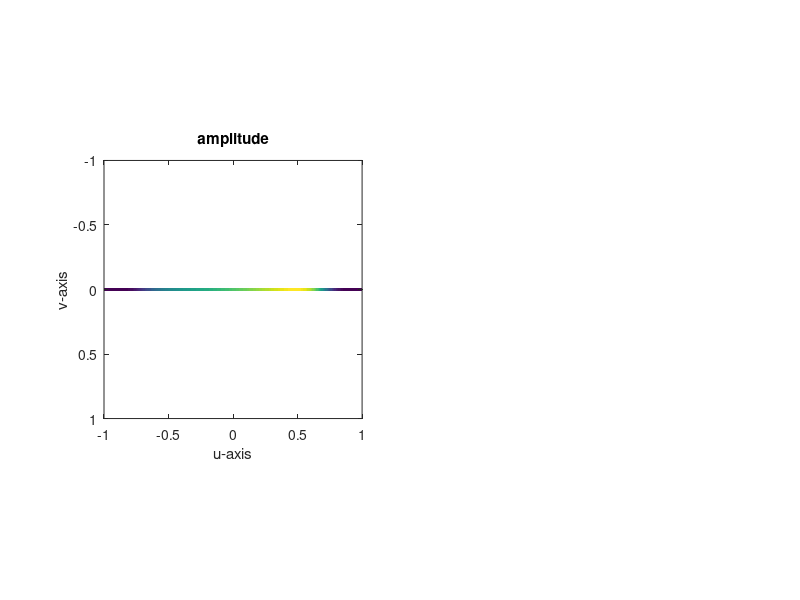
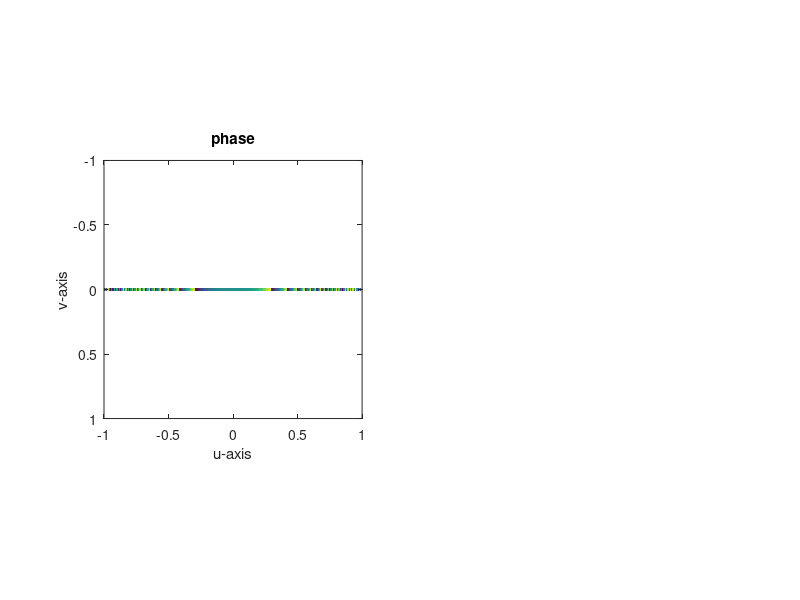
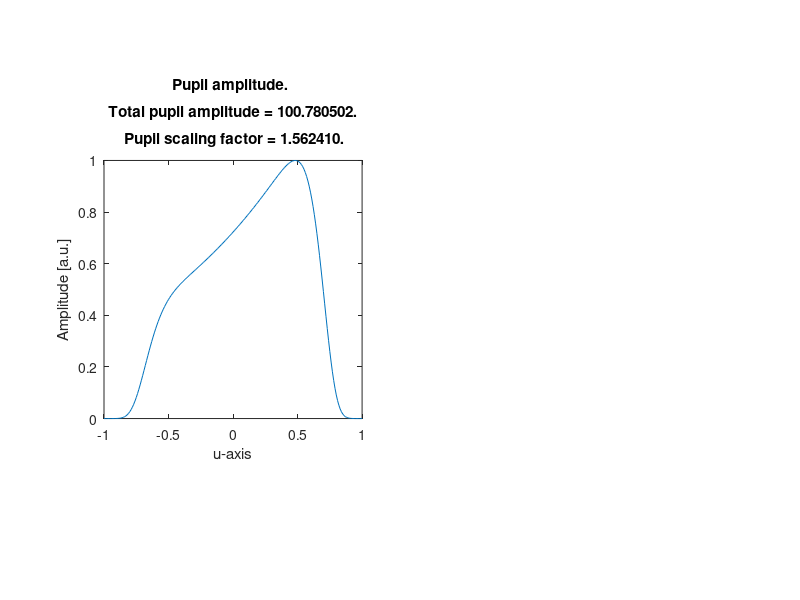

The MATLAB source for these figures, in order: (Note: this script raises an error after producing the figures.)
%%% name:           FastLightSheetProfileSimulation_attenuationCompensation
%%% author:         Jonathan Nylk
%%% date created:   19/07/2016
%%% description:    This function simulates attenuation compensated
%%%                 light-sheets and plots their relative pupil functions,
%%%                 light-sheet cross-sectional profiles, MTF as a
%%%                 function of propagation distance, and the maximum
%%%                 intensity as a function of propagation.
%%%
%%% updates (latest first):
%%%                 
%%%
%%%
%%% END %%%


function FastLightSheetProfileSimulation_attenuationCompensation(zRange,xRange,lambda,NA,alpha,compensation_type...
    ,sigma_exp,sigma_lin,sigma_peak,x_peak,C_abs,outputFolder,Flag_imageSimulation,deconvolution_lightSheet,amp_peak)

    %default inputs
    if nargin < 1
%         zRange = [-50:0.05:50] * 1e-6;  % transverse beam axis [metres]
        zRange = [-50:0.1:50] * 1e-6;  % transverse beam axis [metres]
    end
    if nargin < 2
%         xRange = [-100:1:100] * 1e-6; % propagation axis [metres]
        xRange = [-1:1:1] * 1e-6;
    end
    if nargin < 3
        lambda = 532e-9;    % [metres]
    end
    if nargin < 4
        NA = 0.42;
%         NA = 0.4;
    end
    if nargin < 5
        alpha = 7;
%         alpha = 0;
    end
    if nargin < 6
        compensation_type = 'Exponential';
%         compensation_type = 'Linear';
%         compensation_type = 'Peak';
    end
    if nargin < 7
        sigma_exp = 0.54;
%         sigma_exp = 0.27;
%         sigma_exp = 0;
%         sigma_exp = 0.46;
    end
    if nargin < 8
        sigma_lin = 0.54;
    end
    if nargin < 9
        sigma_peak = 0.1;
    end
    if nargin < 10
%         x_peak = 0 * 1e-6; % [metres]
        x_peak = 0.75;
    end
    if nargin < 11
        C_abs = 64.95 * 100;   % [metres^-1]
%         C_abs = 0;   % [metres^-1]
    end
    if nargin < 12
        outputFolder = 'C:\Users\Jonathan Nylk\Documents\GitHub\gitJonny_OMGsoftware\LightSheet\CompensatedLightsheet\Theory and Simulations\2017-04-19_tweakedOTFcalc';
    end
    if nargin < 13
        Flag_imageSimulation = 1;   % performs image convolution and deconvolution
%         Flag_imageSimulation = 0;   % performs image convolution and deconvolution
    end
    if nargin < 14
%         deconvolution_lightSheet = 'Normal';      % Use calculated light-sheet with no attenuation included. 
        deconvolution_lightSheet = 'APriori';     % Use calculated light-sheet with attenuation included.
    end
    if nargin < 15
        amp_peak = 0.5;
    end
    
    % If imaging simulation is to be performed, override certain inputs to
    % comply with image size.
    if Flag_imageSimulation
        zRange = [-62:0.2:62.2] * 1e-6;  % transverse beam axis [metres]
        xRange = [-200:0.2:199.8] * 1e-6; % propagation axis [metres]
    end
    
    
    % other variable definitions
    ref_index = 1.33;
    illumination_mag = 40;
    illumination_tube_length = 0.2; % [metres]
    
    % define figure handles
    fig_pupil_amplitude = 101;
    fig_lightSheet_profile = 102;
    fig_intensity_maxima = 103;
    fig_MTF = 104;
    fig_MTF_5percent = 105;
    switch Flag_imageSimulation
        case 1
            fig_image_sims = 106;
            fig_image_sims_2 = 107;
        otherwise
            % Otherwise do nothing
    end
    
    % cylindrical simulation so no y-axis needed
    yRange = [0] * 1e-6;    % transverse beam axis (in plane of light-sheet) [metres]
%     yRange = zRange;

    % soft-aperture implemented, therefore extend hard aperture limit of NA
    NA_pupil = NA / 0.7;

    % define spatial frequency coords
    kzRange = ([1:length(zRange)] - floor(length(zRange) / 2) - 1) * 1 / 2 / zRange(end) / 2 / NA * lambda;
    kzRange = kzRange(ceil(length(kzRange) / 2):end);   % normalised [0:1]
    kxRange = ([1:length(xRange)] - floor(length(xRange) / 2) - 1) * 1 / 2 / xRange(end) / 2 / NA * lambda;
    kxRange = kxRange(ceil(length(kxRange) / 2):end);     % normalised [0:1]

    % set pupil limits
        VPupilSize = 1;       % z-axis
        UPupilSize = 0.01;    % y-axis
%         UPupilSize = 1;     % y-axis

    % set hard-aperture at pupil limit
    pupilAmplitudeMaskU = @(U,V) 1 * (U >= -UPupilSize & U <= UPupilSize);
    pupilAmplitudeMaskV = @(U,V) 1 * (V >= -VPupilSize & V <= VPupilSize);

    % set super-Gaussian apodization
    sigma_superGaussian = 8;    %super-Gaussian order (must be even!)
%     sigma_superGaussian = 100;    % TO REMOVE EFFECT OF SUPER-GUASSIAN APODIZATION
    superGaussian = @(U,V) exp(-(sqrt(2) * U).^ sigma_superGaussian) .* exp(-(sqrt(2) * V).^ sigma_superGaussian);
%     superGaussian = @(U,V) exp(-(sqrt(2) * sqrt(U.^2 + V.^2)).^ sigma_superGaussian); % CIRCULAR PUPIL
    
    pupilPhaseModulations = cell([1,2]);
    
    % compensated beam definition
    switch compensation_type
        case 'Exponential'
            pupilPhaseModulations{1} = @(U,V) exp(2i * pi * alpha / (NA / NA_pupil).^3 * V.^3)...
                .* exp(sigma_exp / (NA / NA_pupil) * (V - 1)) ...
                .* superGaussian(U,V);    % exponential compenation factor (1+1D Airy)
%             pupilPhaseModulations{1} = @(U,V) exp(2i * pi * alpha / (NA / NA_pupil).^3 * (U.^3 + V.^3))...
%                 .* exp(sigma_exp / (NA / NA_pupil) * (V - 1)) .* superGaussian(U,V);    % exponential compenation factor (2+1D Airy)
            fprintf('Pupil function: %s.\n Parameters:\n Alpha = %f.\n Sigma = %f.\n',func2str(pupilPhaseModulations{1}),alpha,sigma_exp);
        case 'Linear'
            pupilPhaseModulations{1} = @(U,V) exp(2i * pi * alpha / (NA / NA_pupil).^3 * V.^3)...
                .* sigma_exp / (NA / NA_pupil) .* (V + 1) .* superGaussian(U,V);   % linear compensation factor
            fprintf('Pupil function: %s.\n Parameters:\n Alpha = %f.\n Sigma = %f.\n',func2str(pupilPhaseModulations{1}),alpha,sigma_lin);
        case 'Peak'
           pupilPhaseModulations{1} = @(U,V) exp(2i * pi * alpha / (NA / NA_pupil).^3 * V.^3)...
                .* ((1 - amp_peak) + amp_peak .* exp(-((V - (x_peak * (NA / NA_pupil))) / sqrt(2) / (sigma_peak * (NA / NA_pupil))).^2)) .* superGaussian(U,V);    % no compensation, intensity peak
           fprintf('Pupil function: %s.\n Parameters:\n Alpha = %f.\n Sigma (width) = %f.\n Peak position = %f.\n Peak height = %f.\n',func2str(pupilPhaseModulations{1}),alpha,sigma_peak,x_peak,amp_peak);
        otherwise
           fprintf('Case: "%s" not recognised/implemented yet, using case: "Exponential" for compensation instead. \n',compensation_type)
           pupilPhaseModulations{1} = @(U,V) exp(2i * pi * alpha / (NA / NA_pupil).^3 * V.^3)...
                .* exp(sigma_exp / (NA / NA_pupil) * (V - 1)) .* superGaussian(U,V);    % exponential compenation factor
           fprintf('Pupil function: %s.\n Parameters:\n Alpha = %f.\n Sigma = %f.\n',func2str(pupilPhaseModulations{1}),alpha,sigma_exp);
    end
    % standard beam definition
    pupilPhaseModulations{2} = @(U,V) exp(2i * pi * alpha / (NA / NA_pupil).^3 * V.^3)...
        .* superGaussian(U,V);  % no compensation
%     pupilPhaseModulations{2} = @(U,V) exp(2i * pi * alpha / (NA / NA_pupil).^3 * (U.^3 + V.^3))...
%         .* superGaussian(U,V);  % no compensation    
    
    % allocate memory for PSFs
    PSF = zeros(length(zRange),length(xRange),length(pupilPhaseModulations));
    
    % evaluate compensated pupil function to determine normalisation constants
    pupilRangeU = [-UPupilSize:0.01:UPupilSize];
    pupilRangeV = [-VPupilSize:0.01:VPupilSize];
    if strcmp(compensation_type,'Peak')
        pupilMaxVal = 1;
        pupilNormVal = 1;
    else
        pupilPhaseModulation = pupilPhaseModulations{1};
        [maxVal,maxPos] = max(abs(pupilPhaseModulation(0,pupilRangeV)));
        pupilMaxVal = maxVal;
        pupilNormVal = abs(pupilPhaseModulation(0,-pupilRangeV(maxPos)));
    end
    
    for Idx = 1:length(pupilPhaseModulations)
        % scale pupil functions with normalisation constants
        pupilPhaseModulation = pupilPhaseModulations{Idx};
        pupilFunctor = @(U,V) pupilAmplitudeMaskU(U,V) .* pupilAmplitudeMaskV(U,V)...
            .* pupilPhaseModulation(U,V);
        if Idx == 1
            pupil_scaling_factor = 1 / pupilMaxVal;
        else
            pupil_scaling_factor = pupilNormVal / pupilMaxVal;
        end
        pupilFunctor = @(U,V) pupilFunctor(U,V) * pupil_scaling_factor;
        fprintf('Pupil scaling factor = %f.\n',pupil_scaling_factor);
        
        % sum amplitude over pupil
        total_pupil_amplitude = sum(abs(pupilFunctor(0,pupilRangeV)));
        fprintf('Total pupil amplitude = %f.\n',total_pupil_amplitude);
        total_pupil_squared_amplitude = sum(abs(pupilFunctor(0,pupilRangeV)).^2);
        fprintf('Total pupil squared amplitude = %f.\n',total_pupil_squared_amplitude);
        total_pupil_amplitude_squared = sum(abs(pupilFunctor(0,pupilRangeV))).^2;
        fprintf('Total pupil amplitude squared = %f.\n',total_pupil_amplitude_squared);
        
        % plot pupil amplitude
        figure(fig_pupil_amplitude);
        subplot(1,2,Idx);
        plot(pupilRangeV,abs(pupilFunctor(0,pupilRangeV)));
        xlim([-1 1]); ylim([0 1]); axis square;
        xlabel('u-axis'); ylabel('Amplitude [a.u.]');
        title(sprintf('Pupil amplitude. \n\n Total pupil amplitude = %f. \n\n Pupil scaling factor = %f.'...
            ,total_pupil_amplitude,pupil_scaling_factor));
        drawnow;shg;
        
        % plot 2D pupil amplitude and phase
        [pupilRangeU_2D,pupilRangeV_2D] = meshgrid(pupilRangeU,pupilRangeV);
        figure(51);
        subplot(1,2,Idx);
        imagesc(pupilRangeV,pupilRangeU,abs(pupilFunctor(pupilRangeU_2D,pupilRangeV_2D)).');
        axis image;
        xlim([-1 1]); ylim([-1 1]);
        xlabel('u-axis'); ylabel('v-axis');
        title('amplitude');
        figure(52);
        subplot(1,2,Idx);
        imagesc(pupilRangeV,pupilRangeU,angle(pupilFunctor(pupilRangeU_2D,pupilRangeV_2D)).');
        axis image;
        xlim([-1 1]); ylim([-1 1]);
        xlabel('u-axis'); ylabel('v-axis');
        title('phase');
        drawnow;shg;
        
        
        % calculate PSF
        psf_timer = tic;
        psf = calcVectorialPsf(yRange,zRange,xRange,lambda...
            ,@(U,V) pupilFunctor(U,V) / sqrt(2),@(U,V) 1i * pupilFunctor(U,V) / sqrt(2)...
            ,NA_pupil,ref_index,illumination_mag,illumination_tube_length,[]);
        psf_time_elapsed = toc(psf_timer);
        fprintf('Time taken to calculate light-sheet PSF: %f seconds.\n',psf_time_elapsed);
        
        % if a 2D pupil function, then 3D beam profile.
        % project along y-axis to determine light-sheet profile.
        if max(yRange~=0)
            psf = sum(psf,1);
        end
        
        % re-orient PSF
        psf = squeeze(permute(psf,[1,3,2])).';
        
        % take finite depth-of-field of detection lens into account
        [~,zCoords] = meshgrid(xRange,zRange);
        DOF_half_width = 16e-6;  % [metres]
        detection_DOF = exp(-1 * zCoords.^2 / 2 / DOF_half_width^2);
        psf = psf .* detection_DOF;
        
% % % % % % % %         % TOTFC
% % % % % % % %         % normalise
% % % % % % % %         psf = psf ./ max(psf(:));
        
        % take a copy of the PSF before applying absorption
        psf_before_absorption = psf;
        
        % simulate "perfect" absorption
        absorption_decay = repmat(exp(-C_abs * xRange),[length(zRange) 1]);
        psf = psf .* absorption_decay;
        
% % % % % % % %         % TOTFC
% % % % % % % %         % re-normalise
% % % % % % % %         psf = psf ./ max(psf(:));
        
        % write psf
        PSF(:,:,Idx) = psf;
        
        % plot attenuated light-sheet
        figure(fig_lightSheet_profile);
        subplot(2,1,Idx);
        imagesc(xRange * 1e6,zRange * 1e6,psf); axis image;
        title('Light-sheet profile');
        xlabel('x-axis [um]'); ylabel('z-axis [um]');
        drawnow;shg;

        % determine transverse intensity maxima
        [C_max,I_max]=max(psf,[],1);
        
        % plot position and intensity of maxima
        figure(fig_intensity_maxima);
        subplot(2,2,Idx)
        plot(xRange * 1e6,C_max); axis square;
        title('Light-sheet peak intensity value');
        xlabel('x-axis [um]'); ylabel('Intensity [a.u.]');
        xlim([xRange(1) xRange(end)] * 1e6);
        subplot(2,2,Idx + 2);
        plot(xRange * 1e6,zRange(I_max) * 1e6); axis square;
        title('Light-sheet peak intensity position');
        xlabel('x-axis [um]'); ylabel('z-axis [um]');
        xlim([xRange(1) xRange(end)] * 1e6);
        drawnow;shg;
        
        % determine MTF_z as a function of x-axis coordinate
        MTF_z = abs(fftshift(fft(psf,[],1),1));
        % normalisation
% % % % % %             % TOTFC
                        xRange0=find(xRange>=0,1); % approx. closest value to x=0
                        MTF_z = MTF_z ./ max(MTF_z(:,xRange0));
% % % % % %              MTF_z = MTF_z ./ max(MTF_z(:));
        MTF_z = MTF_z(ceil(size(MTF_z,1) / 2):end,:); % range, kz = [0:1]
        
% % % % % % % %         % TOTFC
% % % % % % % %         if Idx == 1
% % % % % % % %             MTF_z = MTF_z / pupilMaxVal / pupilNormVal;
% % % % % % % %             fprintf('MTF scaling factor = %f.\n',1 / pupilMaxVal / pupilNormVal);
% % % % % % % %         end
        
        % plot MTF
        figure(fig_MTF);
        subplot(2,1,Idx);
        imagesc(xRange * 1e6,kzRange,MTF_z);
        if Idx == 1
            title(sprintf('MTF(x,kz). \n\n MTF scaling factor = %f.\n',1 / pupilMaxVal / pupilNormVal));
        else
            title('MTF(x,kz)');
        end
        xlabel('x [um]');ylabel('kz');
        ylim([0 1]);
        drawnow;shg;
        
        % plot thresholded MTF
        figure(fig_MTF_5percent);
        subplot(2,1,Idx);
        imagesc(xRange * 1e6,kzRange,MTF_z >= 0.05);
        if Idx == 1
            title(sprintf('MTF(x,kz). \n\n MTF scaling factor = %f.\n',1 / pupilMaxVal / pupilNormVal));
        else
            title('MTF(x,kz)');
        end
        xlabel('x [um]');ylabel('kz');
        colormap gray;
        ylim([0 1]);
        drawnow;shg;
        
        
        % Simulate imaging of target
        switch Flag_imageSimulation
            case 1
                % Load image_target
                image_target_base =...
                    single(imread('C:\Users\Jonathan Nylk\Documents\GitHub\gitJonny_OMGsoftware\LightSheet\CompensatedLightsheet\Theory and Simulations\03-foundation-colour.bmp'));
%                 image_target = imresize(image_target,2);
                image_target_base = repmat(image_target_base,[1 2 1]); 
                image_target = ones(size(repmat(image_target_base,[2 1 1]))) * max(image_target_base(:));
                image_target(floor(size(image_target_base,1) / 2):floor(size(image_target_base,1) / 2) -1 + size(image_target_base,1),:,:) = image_target_base;
                % Normalise
                if min(image_target(:)) < 0
                    image_target = image_target .* (image_target>0);    % Ensures all +ve values
                end
                image_target = image_target / max(image_target(:));

                % Image target to display
                image_target_DISPLAY = image_target;

                % invert image target
                image_target = 1 - image_target;


                % Convolve image target with light-sheet PSF
                convolved_image = zeros([size(image_target,1),size(image_target,2),size(image_target,3)],'single');
                for m = 1:size(image_target,3)
                    for n = 1:size(image_target,2)
                        convolved_image(:,n,m) = conv(squeeze(image_target(:,n,m)),squeeze(psf(:,n)),'same');
                    end
                end

                % Add Gaussian noise
                noise_magnitude = 0.01;
%                 noise_magnitude = 0; % no noise
                image_noise = randn(size(convolved_image)) .* max(convolved_image(:)) * noise_magnitude;
                convolved_image = convolved_image + image_noise;

                % Re-normalisation of image
                if min(convolved_image(:)) < 0
                    convolved_image = convolved_image - min(convolved_image(:));    % Ensures all +ve values
                end
                convolved_image = convolved_image / max(convolved_image(:));

                % Convolved image to display
                convolved_image_DISPLAY = 1 - convolved_image;

                % Deconvolve image with light-sheet PSF
                
                % Deconvolve using light-sheet profile without including absorption
                switch deconvolution_lightSheet
                    case 'Normal'
                        psf = psf_before_absorption;
                    otherwise
                end
                
                % Set attenuation of light-sheet for deconvolution purposes
                % incorrectly
                
                C_abs_deconv = C_abs * 1;
                psf = psf_before_absorption;
                absorption_decay_deconv = repmat(exp(-C_abs_deconv * xRange),[length(zRange) 1]);
                psf = psf .* absorption_decay_deconv;
% % % % %                 % TOTFC
% % % % %                 % re-normalise
% % % % %                 psf = psf ./ max(psf(:));
                
                
                % Zero-pad and centre PSF
                padded_psf = zeros(size(psf,1) + 2 * ceil(size(psf,1) / 2),size(psf,2));
                padded_psf(ceil(size(psf,1) / 2) + [1:size(psf,1)],:) = psf;
                
                % Model z-OTF as inverse function
                ZOtf = ([1:size(padded_psf,1)] - floor(size(padded_psf,1) / 2) - 1) / ((zRange(2)-zRange(1)) * size(padded_psf,1));
                excitationOpticalCutOffSpFreq = 2 * NA / lambda; % Independent of refractive index of medium
                excitationNoiseToSignalRatio = ZOtf / excitationOpticalCutOffSpFreq / 5;
                excitationNoiseToSignalRatio =excitationNoiseToSignalRatio.';
                
                % Calculate Deconvolution filter
                lightSheetOtf = fftshift(fft(ifftshift(padded_psf,1),[],1),1);
% % % % % %                 % TOTFC
                            xRange0=find(xRange>=0,1); % approx. closest value to x=0
                            lightSheetOtf = lightSheetOtf ./ max(abs(lightSheetOtf(:,xRange0)));
% % % % % % %                 lightSheetOtf = lightSheetOtf ./ max(abs(lightSheetOtf(:))); % Maintain the mean brightness
                
% % % % % %                 % TOTFC
% % % % % %                 if Idx == 1
% % % % % %                     lightSheetOtf = lightSheetOtf / pupilMaxVal / pupilNormVal;
% % % % % %                     fprintf('OTF scaling factor = %f.\n',1 / pupilMaxVal / pupilNormVal);
% % % % % %                 end
                
                lightSheetDeconvFilter = conj(lightSheetOtf) ./ (abs(lightSheetOtf).^2 ...
                    + repmat(excitationNoiseToSignalRatio.^2,[1 size(lightSheetOtf,2)]));
                
                % Pad and extend edges of image
                padded_convolved_image = convolved_image([1:end, end * ones(1,floor(end / 2))...
                        ,ones(1,floor((end + 1) / 2))],:,:);
                
                % Deconvolve
                imageSliceFft = fft(padded_convolved_image,[],1);
                deconvImage = ifft(imageSliceFft .* repmat(ifftshift(lightSheetDeconvFilter,1),[1 1 size(convolved_image,3)]),[],1,'symmetric');
                deconvolved_image = deconvImage(1:end / 2,:,:); % drop wrapped kernel padding;

                % Re-normlaise
                deconvolved_image = deconvolved_image ./ max(deconvolved_image(:));
                deconvolved_image = deconvolved_image .* (deconvolved_image > 0);
                
                % Re-normlaise within specified xRange
                xRange_min = -100e-6;   % [metres]
                xRange_max = 100e-6;    % [metres]
                [~,xLim_lower] = max(xRange >= xRange_min);
                [~,xLim_upper] = max(xRange >= xRange_max);
                image_min_level = min(min(min(deconvolved_image(:,xLim_lower:xLim_upper,:))));
                image_max_level = max(max(max(deconvolved_image(:,xLim_lower:xLim_upper,:))));
                deconvolved_image = deconvolved_image - image_min_level;
                deconvolved_image = deconvolved_image / image_max_level;
                deconvolved_image = deconvolved_image .* (deconvolved_image > 0);
                deconvolved_image = deconvolved_image .* (deconvolved_image < 1) + (deconvolved_image >= 1);

                % Deconvolved image to display
                deconvolved_image_DISPLAY = 1 - deconvolved_image;

                figure(fig_image_sims);
                subplot(3,2,Idx);
                imagesc(xRange * 1e6,zRange * 1e6,image_target_DISPLAY);
                axis image;
                xlabel('x-axis [um]');
                ylabel('z-axis [um]');
                title('image target');
                subplot(3,2,2+Idx);
                imagesc(xRange * 1e6,zRange * 1e6,convolved_image_DISPLAY);
                axis image;
                xlabel('x-axis [um]');
                ylabel('z-axis [um]');
                title('convolved image');
                subplot(3,2,4+Idx);
                imagesc(xRange * 1e6,zRange * 1e6,deconvolved_image_DISPLAY);
                axis image;
                xlabel('x-axis [um]');
                ylabel('z-axis [um]');
                title('deconvolved image');
                drawnow;shg;
                
                figure(fig_image_sims_2);
                subplot(2,1,Idx);
                imagesc(xRange * 1e6,zRange * 1e6,deconvolved_image_DISPLAY);
                axis image;
                xlabel('x-axis [um]');
                ylabel('z-axis [um]');
                title('deconvolved image');
                drawnow;shg;
                
            otherwise
                % Otherwise do nothing
        end
        
    end
    
    % save figures
    switch compensation_type
        case 'Exponential'
            fullOutputFolder = sprintf('%s\\Alpha_%f_Abs_%f_ExponentialCompensation_sigma_%f',outputFolder,alpha,C_abs,sigma_exp);
        case 'Linear'
            fullOutputFolder = sprintf('%s\\Alpha_%f_Abs_%f_LinearCompensation_sigma_%f',outputFolder,alpha,C_abs,sigma_lin);
        case 'Peak'
 
           fullOutputFolder = sprintf('%s\\Alpha_%f_Abs_%f_Peak_sigma_%f_centre_%f_amp_%f',outputFolder,alpha,C_abs,sigma_peak,x_peak,amp_peak);
        otherwise
           fprintf('Case: "%s" not recognised/implemented yet, using case: "Exponential" for compensation instead. \n',compensation_type);
           fullOutputFolder = sprintf('%s\\Alpha_%f_Abs_%f_ExponentialCompensation_sigma_%f',outputFolder,alpha,C_abs,sigma_exp);
    end
    mkdir(fullOutputFolder);
    saveas(fig_pupil_amplitude,sprintf('%s\\pupilAmplitude.fig',fullOutputFolder));
    saveas(fig_pupil_amplitude,sprintf('%s\\pupilAmplitude.png',fullOutputFolder));
    saveas(fig_lightSheet_profile,sprintf('%s\\lightSheetProfile.fig',fullOutputFolder));
    saveas(fig_lightSheet_profile,sprintf('%s\\lightSheetProfile.png',fullOutputFolder));
    saveas(fig_intensity_maxima,sprintf('%s\\intensityMaxima.fig',fullOutputFolder));
    saveas(fig_intensity_maxima,sprintf('%s\\intensityMaxima.png',fullOutputFolder));
    saveas(fig_MTF,sprintf('%s\\MTF.fig',fullOutputFolder));
    saveas(fig_MTF,sprintf('%s\\MTF.png',fullOutputFolder));
    saveas(fig_MTF_5percent,sprintf('%s\\MTF_5.fig',fullOutputFolder));
    saveas(fig_MTF_5percent,sprintf('%s\\MTF_5.png',fullOutputFolder));
     switch Flag_imageSimulation
            case 1
                saveas(fig_image_sims,sprintf('%s\\imaging_simulation.fig',fullOutputFolder));
                saveas(fig_image_sims,sprintf('%s\\imaging_simulation.png',fullOutputFolder));
                saveas(fig_image_sims_2,sprintf('%s\\deconvolved_image.fig',fullOutputFolder));
                saveas(fig_image_sims_2,sprintf('%s\\deconvolved_image.png',fullOutputFolder));
         otherwise
                % Otherwise do nothing
     end
    
%     close all
        
end
